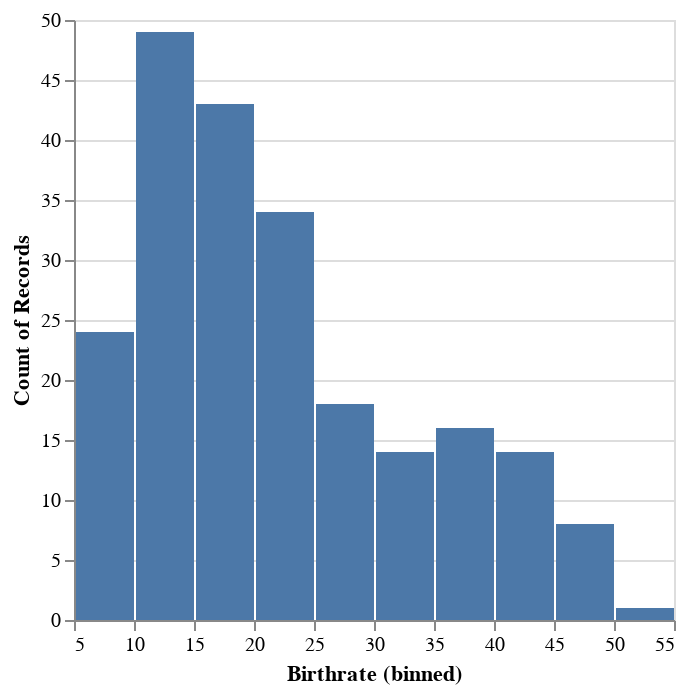

This figure's notebook cell:
### Code cell
c = Chart(wd) # make a chart
m = c.mark_bar() # set the mark -- returns a new Chart
e = m.encode(X('Birthrate',bin=True),y='count()') # set the encoding
e.display()

### Figure 1 — Vega-Lite specification as saved in the notebook (floating-point values rounded to 4 significant figures; data arrays with more than 128 entries replaced by an {"elided": "..."} marker saying what was removed)
{"config": {"view": {"continuousWidth": 300, "continuousHeight": 300}}, "data": {"name": "data-3457a06170358b4bac31e572badf9c5d"}, "mark": {"type": "bar"}, "encoding": {"x": {"bin": true, "field": "Birthrate", "type": "quantitative"}, "y": {"aggregate": "count", "type": "quantitative"}}, "$schema": "https://vega.github.io/schema/vega-lite/v5.20.1.json", "datasets": {"data-3457a06170358b4bac31e572badf9c5d": {"elided": "224 records"}}}
